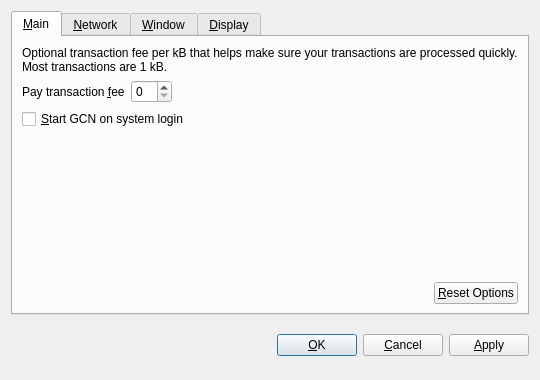
<?xml version="1.0" encoding="UTF-8"?>
<ui version="4.0">
 <class>OptionsDialog</class>
 <widget class="QDialog" name="OptionsDialog">
  <property name="geometry">
   <rect>
    <x>0</x>
    <y>0</y>
    <width>540</width>
    <height>380</height>
   </rect>
  </property>
  <property name="windowTitle">
   <string>Options</string>
  </property>
  <property name="modal">
   <bool>true</bool>
  </property>
  <layout class="QVBoxLayout" name="verticalLayout">
   <item>
    <widget class="QTabWidget" name="tabWidget">
     <property name="tabPosition">
      <enum>QTabWidget::North</enum>
     </property>
     <property name="currentIndex">
      <number>0</number>
     </property>
     <widget class="QWidget" name="tabMain">
      <attribute name="title">
       <string>&amp;Main</string>
      </attribute>
      <layout class="QVBoxLayout" name="verticalLayout_Main">
       <item>
        <widget class="QLabel" name="transactionFeeInfoLabel">
         <property name="text">
          <string>Optional transaction fee per kB that helps make sure your transactions are processed quickly. Most transactions are 1 kB.</string>
         </property>
         <property name="textFormat">
          <enum>Qt::PlainText</enum>
         </property>
         <property name="wordWrap">
          <bool>true</bool>
         </property>
        </widget>
       </item>
       <item>
        <layout class="QHBoxLayout" name="horizontalLayout_1_Main">
         <item>
          <widget class="QLabel" name="transactionFeeLabel">
           <property name="text">
            <string>Pay transaction &amp;fee</string>
           </property>
           <property name="textFormat">
            <enum>Qt::PlainText</enum>
           </property>
           <property name="buddy">
            <cstring>transactionFee</cstring>
           </property>
          </widget>
         </item>
         <item>
          <widget class="BitcoinAmountField" name="transactionFee"/>
         </item>
         <item>
          <spacer name="horizontalSpacer_1_Main">
           <property name="orientation">
            <enum>Qt::Horizontal</enum>
           </property>
           <property name="sizeHint" stdset="0">
            <size>
             <width>40</width>
             <height>20</height>
            </size>
           </property>
          </spacer>
         </item>
        </layout>
       </item>
       <item>
        <widget class="QCheckBox" name="bitcoinAtStartup">
         <property name="toolTip">
          <string>Automatically start GCN after logging in to the system.</string>
         </property>
         <property name="text">
          <string>&amp;Start GCN on system login</string>
         </property>
        </widget>
       </item>
       <item>
        <spacer name="verticalSpacer_Main">
         <property name="orientation">
          <enum>Qt::Vertical</enum>
         </property>
         <property name="sizeHint" stdset="0">
          <size>
           <width>20</width>
           <height>40</height>
          </size>
         </property>
        </spacer>
       </item>
       <item>
        <layout class="QHBoxLayout" name="horizontalLayout_2_Main">
         <item>
          <spacer name="horizontalSpacer_2_Main">
           <property name="orientation">
            <enum>Qt::Horizontal</enum>
           </property>
           <property name="sizeHint" stdset="0">
            <size>
             <width>40</width>
             <height>20</height>
            </size>
           </property>
          </spacer>
         </item>
         <item>
          <widget class="QPushButton" name="resetButton">
           <property name="toolTip">
            <string>Reset all client options to default.</string>
           </property>
           <property name="text">
            <string>&amp;Reset Options</string>
           </property>
           <property name="autoDefault">
            <bool>false</bool>
           </property>
          </widget>
         </item>
        </layout>
       </item>
      </layout>
     </widget>
     <widget class="QWidget" name="tabNetwork">
      <attribute name="title">
       <string>&amp;Network</string>
      </attribute>
      <layout class="QVBoxLayout" name="verticalLayout_Network">
       <item>
        <widget class="QCheckBox" name="mapPortUpnp">
         <property name="toolTip">
          <string>Automatically open the GCN client port on the router. This only works when your router supports UPnP and it is enabled.</string>
         </property>
         <property name="text">
          <string>Map port using &amp;UPnP</string>
         </property>
        </widget>
       </item>
       <item>
        <widget class="QCheckBox" name="connectSocks">
         <property name="toolTip">
          <string>Connect to the GCN network through a SOCKS proxy (e.g. when connecting through Tor).</string>
         </property>
         <property name="text">
          <string>&amp;Connect through SOCKS proxy:</string>
         </property>
        </widget>
       </item>
       <item>
        <layout class="QHBoxLayout" name="horizontalLayout_Network">
         <item>
          <widget class="QLabel" name="proxyIpLabel">
           <property name="text">
            <string>Proxy &amp;IP:</string>
           </property>
           <property name="textFormat">
            <enum>Qt::PlainText</enum>
           </property>
           <property name="buddy">
            <cstring>proxyIp</cstring>
           </property>
          </widget>
         </item>
         <item>
          <widget class="QValidatedLineEdit" name="proxyIp">
           <property name="maximumSize">
            <size>
             <width>140</width>
             <height>16777215</height>
            </size>
           </property>
           <property name="toolTip">
            <string>IP address of the proxy (e.g. 127.0.0.1)</string>
           </property>
          </widget>
         </item>
         <item>
          <widget class="QLabel" name="proxyPortLabel">
           <property name="text">
            <string>&amp;Port:</string>
           </property>
           <property name="textFormat">
            <enum>Qt::PlainText</enum>
           </property>
           <property name="buddy">
            <cstring>proxyPort</cstring>
           </property>
          </widget>
         </item>
         <item>
          <widget class="QLineEdit" name="proxyPort">
           <property name="maximumSize">
            <size>
             <width>55</width>
             <height>16777215</height>
            </size>
           </property>
           <property name="toolTip">
            <string>Port of the proxy (e.g. 9050)</string>
           </property>
          </widget>
         </item>
         <item>
          <widget class="QLabel" name="socksVersionLabel">
           <property name="text">
            <string>SOCKS &amp;Version:</string>
           </property>
           <property name="textFormat">
            <enum>Qt::PlainText</enum>
           </property>
           <property name="buddy">
            <cstring>socksVersion</cstring>
           </property>
          </widget>
         </item>
         <item>
          <widget class="QValueComboBox" name="socksVersion">
           <property name="toolTip">
            <string>SOCKS version of the proxy (e.g. 5)</string>
           </property>
          </widget>
         </item>
         <item>
          <spacer name="horizontalSpacer_Network">
           <property name="orientation">
            <enum>Qt::Horizontal</enum>
           </property>
           <property name="sizeHint" stdset="0">
            <size>
             <width>40</width>
             <height>20</height>
            </size>
           </property>
          </spacer>
         </item>
        </layout>
       </item>
       <item>
        <spacer name="verticalSpacer_Network">
         <property name="orientation">
          <enum>Qt::Vertical</enum>
         </property>
         <property name="sizeHint" stdset="0">
          <size>
           <width>20</width>
           <height>40</height>
          </size>
         </property>
        </spacer>
       </item>
      </layout>
     </widget>
     <widget class="QWidget" name="tabWindow">
      <attribute name="title">
       <string>&amp;Window</string>
      </attribute>
      <layout class="QVBoxLayout" name="verticalLayout_Window">
       <item>
        <widget class="QCheckBox" name="minimizeToTray">
         <property name="toolTip">
          <string>Show only a tray icon after minimizing the window.</string>
         </property>
         <property name="text">
          <string>&amp;Minimize to the tray instead of the taskbar</string>
         </property>
        </widget>
       </item>
       <item>
        <widget class="QCheckBox" name="minimizeOnClose">
         <property name="toolTip">
          <string>Minimize instead of exit the application when the window is closed. When this option is enabled, the application will be closed only after selecting Quit in the menu.</string>
         </property>
         <property name="text">
          <string>M&amp;inimize on close</string>
         </property>
        </widget>
       </item>
       <item>
        <spacer name="verticalSpacer_Window">
         <property name="orientation">
          <enum>Qt::Vertical</enum>
         </property>
         <property name="sizeHint" stdset="0">
          <size>
           <width>20</width>
           <height>40</height>
          </size>
         </property>
        </spacer>
       </item>
      </layout>
     </widget>
     <widget class="QWidget" name="tabDisplay">
      <attribute name="title">
       <string>&amp;Display</string>
      </attribute>
      <layout class="QVBoxLayout" name="verticalLayout_Display">
       <item>
        <layout class="QHBoxLayout" name="horizontalLayout_1_Display">
         <item>
          <widget class="QLabel" name="langLabel">
           <property name="text">
            <string>User Interface &amp;language:</string>
           </property>
           <property name="textFormat">
            <enum>Qt::PlainText</enum>
           </property>
           <property name="buddy">
            <cstring>lang</cstring>
           </property>
          </widget>
         </item>
         <item>
          <widget class="QValueComboBox" name="lang">
           <property name="toolTip">
            <string>The user interface language can be set here. This setting will take effect after restarting GCN.</string>
           </property>
          </widget>
         </item>
        </layout>
       </item>
       <item>
        <layout class="QHBoxLayout" name="horizontalLayout_2_Display">
         <item>
          <widget class="QLabel" name="unitLabel">
           <property name="text">
            <string>&amp;Unit to show amounts in:</string>
           </property>
           <property name="textFormat">
            <enum>Qt::PlainText</enum>
           </property>
           <property name="buddy">
            <cstring>unit</cstring>
           </property>
          </widget>
         </item>
         <item>
          <widget class="QValueComboBox" name="unit">
           <property name="toolTip">
            <string>Choose the default subdivision unit to show in the interface and when sending coins.</string>
           </property>
          </widget>
         </item>
        </layout>
       </item>
       <item>
        <widget class="QCheckBox" name="displayAddresses">
         <property name="toolTip">
          <string>Whether to show GCN addresses in the transaction list or not.</string>
         </property>
         <property name="text">
          <string>&amp;Display addresses in transaction list</string>
         </property>
        </widget>
       </item>
       <item>
        <widget class="QCheckBox" name="coinControlFeatures">
         <property name="toolTip">
          <string>Whether to show coin control features or not.</string>
         </property>
         <property name="text">
          <string>Display coin &amp;control features (experts only!)</string>
         </property>
        </widget>
       </item>
       <item>
        <spacer name="verticalSpacer_Display">
         <property name="orientation">
          <enum>Qt::Vertical</enum>
         </property>
         <property name="sizeHint" stdset="0">
          <size>
           <width>20</width>
           <height>40</height>
          </size>
         </property>
        </spacer>
       </item>
      </layout>
     </widget>
    </widget>
   </item>
   <item>
    <layout class="QHBoxLayout" name="horizontalLayout_Buttons">
     <item>
      <spacer name="horizontalSpacer_1">
       <property name="orientation">
        <enum>Qt::Horizontal</enum>
       </property>
       <property name="sizeHint" stdset="0">
        <size>
         <width>40</width>
         <height>48</height>
        </size>
       </property>
      </spacer>
     </item>
     <item>
      <widget class="QLabel" name="statusLabel">
       <property name="font">
        <font>
         <weight>75</weight>
         <bold>true</bold>
        </font>
       </property>
       <property name="text">
        <string/>
       </property>
       <property name="textFormat">
        <enum>Qt::PlainText</enum>
       </property>
       <property name="wordWrap">
        <bool>true</bool>
       </property>
      </widget>
     </item>
     <item>
      <spacer name="horizontalSpacer_2">
       <property name="orientation">
        <enum>Qt::Horizontal</enum>
       </property>
       <property name="sizeHint" stdset="0">
        <size>
         <width>40</width>
         <height>48</height>
        </size>
       </property>
      </spacer>
     </item>
     <item>
      <widget class="QPushButton" name="okButton">
       <property name="text">
        <string>&amp;OK</string>
       </property>
      </widget>
     </item>
     <item>
      <widget class="QPushButton" name="cancelButton">
       <property name="text">
        <string>&amp;Cancel</string>
       </property>
       <property name="autoDefault">
        <bool>false</bool>
       </property>
      </widget>
     </item>
     <item>
      <widget class="QPushButton" name="applyButton">
       <property name="text">
        <string>&amp;Apply</string>
       </property>
       <property name="autoDefault">
        <bool>false</bool>
       </property>
      </widget>
     </item>
    </layout>
   </item>
  </layout>
 </widget>
 <customwidgets>
  <customwidget>
   <class>BitcoinAmountField</class>
   <extends>QSpinBox</extends>
   <header>bitcoinamountfield.h</header>
  </customwidget>
  <customwidget>
   <class>QValueComboBox</class>
   <extends>QComboBox</extends>
   <header>qvaluecombobox.h</header>
  </customwidget>
  <customwidget>
   <class>QValidatedLineEdit</class>
   <extends>QLineEdit</extends>
   <header>qvalidatedlineedit.h</header>
  </customwidget>
 </customwidgets>
 <resources/>
 <connections/>
</ui>
